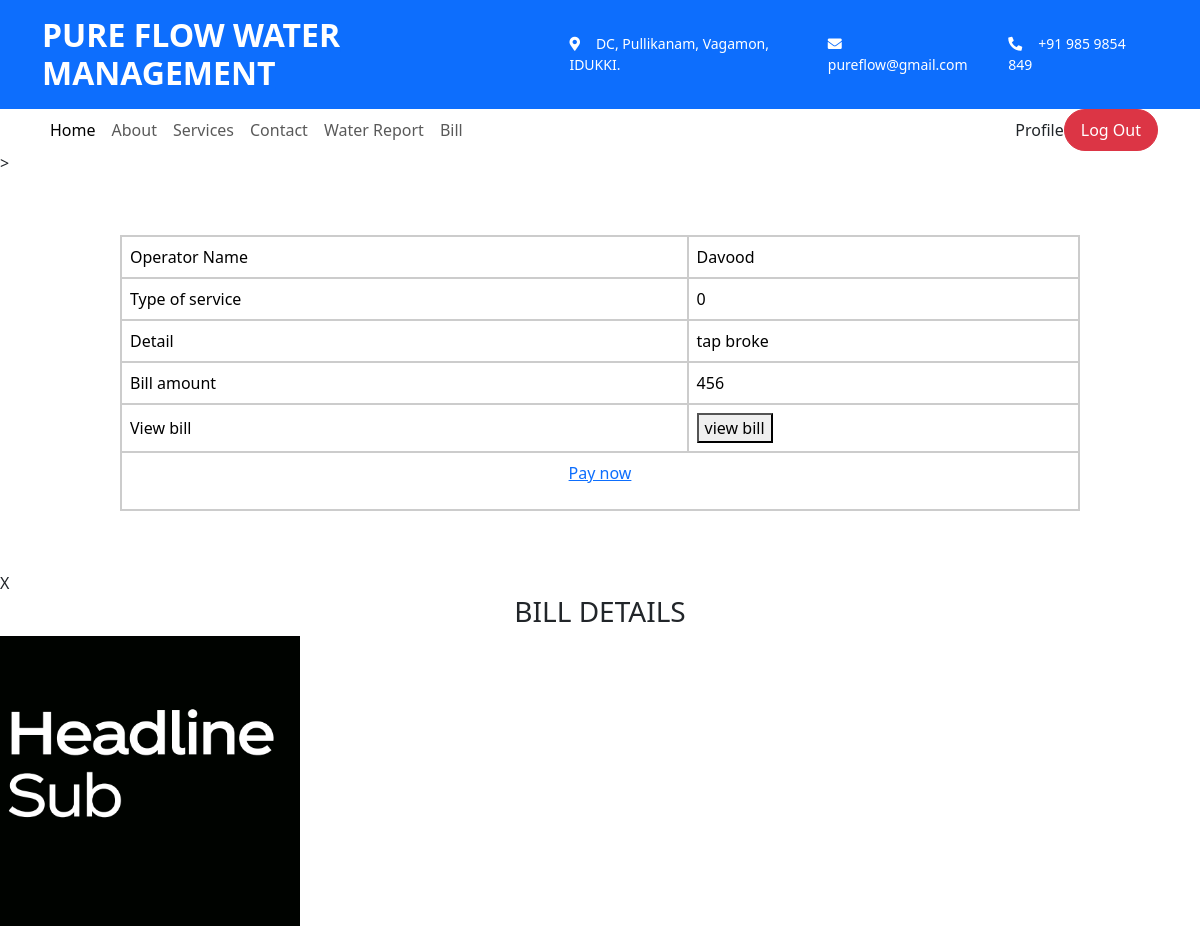
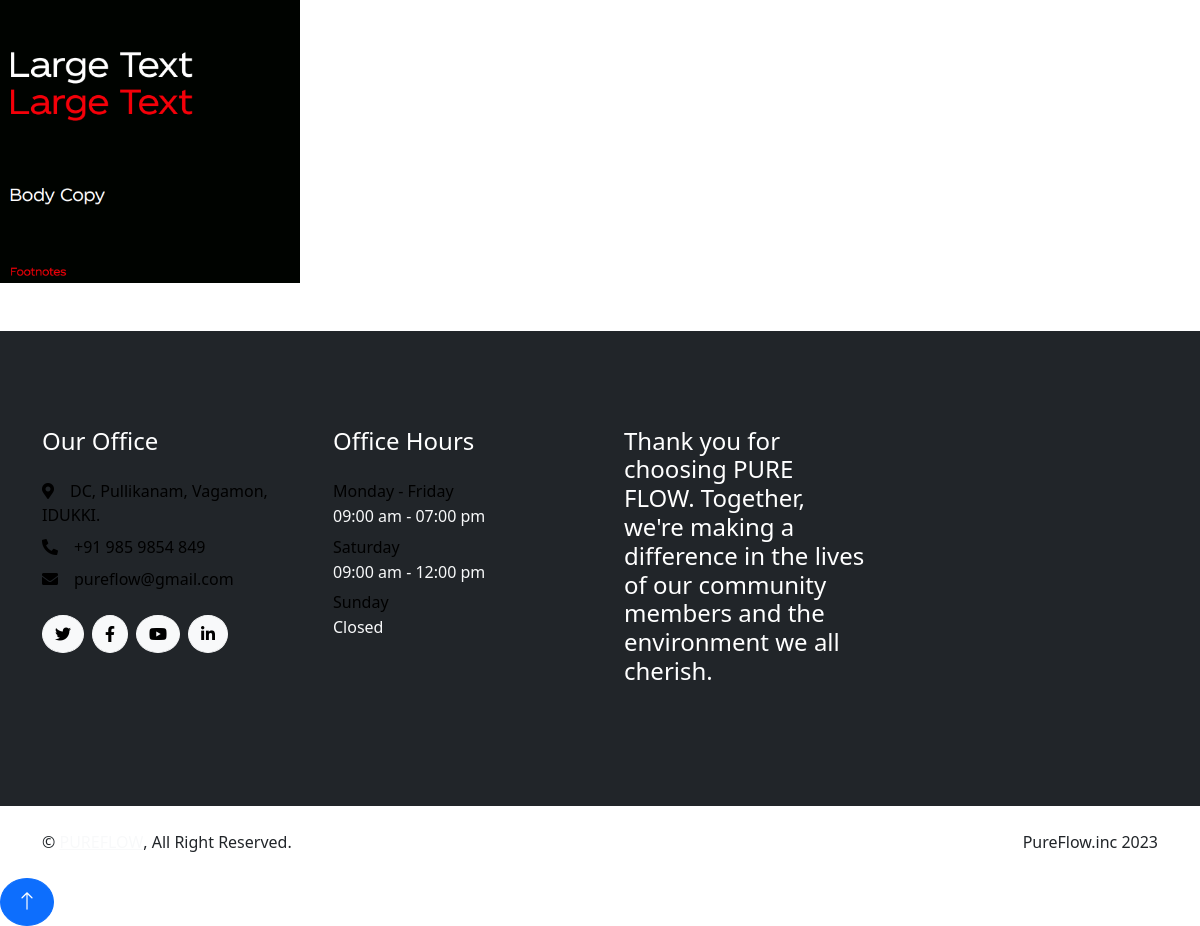
Page /user/view_bill.php?req_id=1 (signed in) on the committed database (2 pictures, top to bottom).
### tables this page shows
CREATE TABLE `tbl_service_request` (
  `req_id` int(11) NOT NULL,
  `req_date` date NOT NULL DEFAULT current_timestamp(),
  `req_time` time NOT NULL DEFAULT current_timestamp(),
  `req_type` int(11) NOT NULL,
  `req_detail` varchar(125) NOT NULL,
  `user_id` int(11) NOT NULL,
  `req_status` int(11) NOT NULL DEFAULT 0,
  `req_cost` int(11) DEFAULT NULL,
  `req_bill` varchar(1024) NOT NULL,
  `operator_id` int(11) DEFAULT NULL
);

CREATE TABLE `tbl_operator` (
  `operator_id` int(11) NOT NULL,
  `operator_name` varchar(25) NOT NULL,
  `operator_contact` varchar(10) NOT NULL,
  `operator_address` varchar(125) NOT NULL,
  `operator_email` varchar(35) NOT NULL,
  `operator_photo` varchar(1024) NOT NULL,
  `operator_proof` varchar(1024) NOT NULL,
  `operator_password` varchar(35) NOT NULL
);

### user/view_bill.php (the view, shortened to what this page needs)
<?php
include("../assets/connection/connection.php");
  include('Head.php');
?>
<!DOCTYPE html>
<html lang="en">
<head>
    <title>User-View bill</title><link rel="stylesheet" href="../assets/Style/style.css">
</head>
<body>
>
<form id="form1" name="form1" method="post"><table width="240" >
  <tbody>
    <?php
        $sel="SELECT * FROM tbl_service_request s INNER JOIN tbl_operator u ON s.operator_id = u.operator_id WHERE  req_id='".$_GET['req_id']."' ";
        $result=$con->query($sel);
        $data= $result->fetch_assoc();
    ?>
    <tr>
      <td >Operator Name</td>
      <td ><?php echo$data['operator_name'] ?></td>
    </tr>
    <tr>
      <td>Type of service</td>
      <td><?php echo$data['req_type'] ?></td>
    </tr>
    <tr>
      <td>Detail</td>
      <td><?php echo$data['req_detail'] ?></td>
    </tr>
    <tr>
      <td>Bill amount</td>
      <td><?php echo$data['req_cost']?></td>
    </tr>
    <tr>
      <td>View bill</td>
      <td>
        <button type="button" onclick="openPopup()">view bill</button>
      </td>
    </tr>
    <td colspan="2">
    <p align="center">
        <a class="btn-pay" href="Payment.php?rid=<?php echo$data['req_id'] ?>">Pay now</a>
      </p>
    </td>
  </tbody>
</table>
</form>
<div class="bill-view" id="bill-view">
  <div class="close-btn " onclick="closePopup()">X</div>
  <h3 style='text-align: center;'>BILL DETAILS</h3>
  <img src="../assets/files/operator/bills/<?php echo $data['req_bill']?>" width='300px'/>
</div>
</body>
<?php
include('Foot.php');
?>
</html>

### assets/Style/style.css (style rules this page uses)
table { width: 80%; margin: 5% auto; }
table, th, td { border: 2px solid #ccc; border-radius: 10px; background-color: #ffffff9c; color: black; }
th, td { padding: 8px; }
p { color: black; }

### rows in the picture
tbl_service_request: operator.operator_name "Davood", req_type "0", req_detail "tap broke", req_cost "456", req_bill (picture)
